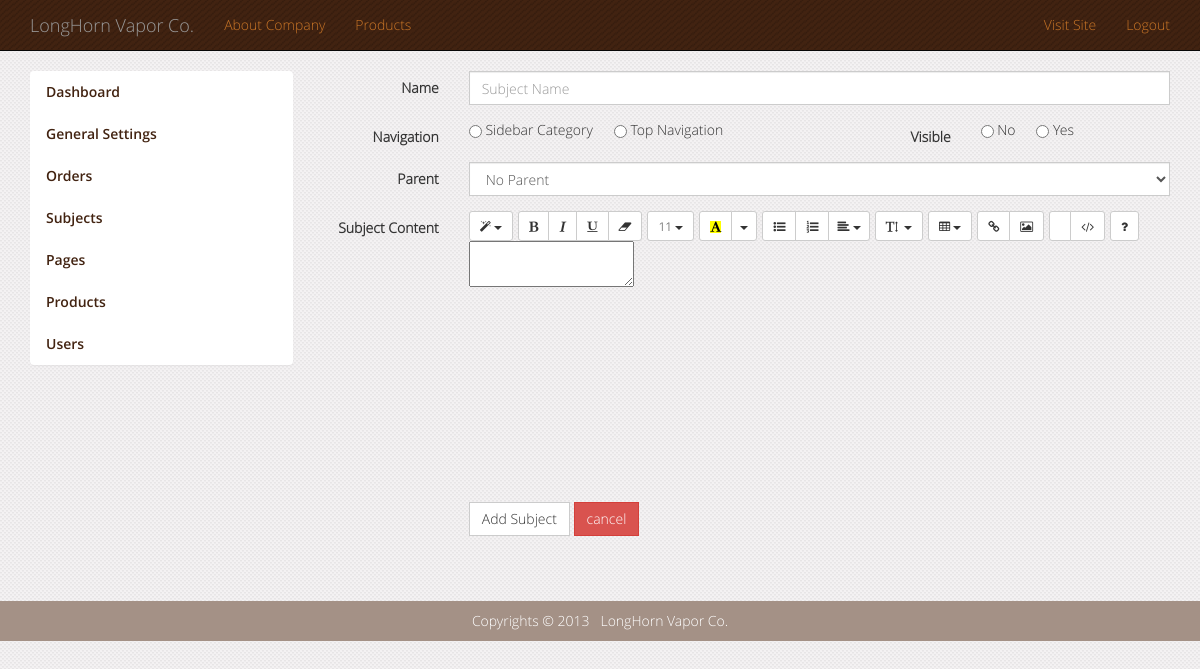
The page /admin/new_subject.php (signed in) on the database its author committed.
### tables this page shows
CREATE TABLE IF NOT EXISTS `site_options` (
  `id` int(11) NOT NULL AUTO_INCREMENT,
  `link` varchar(100) NOT NULL,
  `title` varchar(100) NOT NULL,
  `email` varchar(255) NOT NULL,
  `new_products` int(3) NOT NULL,
  `description` varchar(255) DEFAULT NULL,
  `welcome` text NOT NULL,
  `logo` varchar(100) NOT NULL,
  PRIMARY KEY (`id`)
);

CREATE TABLE IF NOT EXISTS `page_subjects` (
  `id` int(11) NOT NULL AUTO_INCREMENT,
  `parent_id` int(3) NOT NULL,
  `nav_id` int(11) NOT NULL,
  `position` int(3) NOT NULL,
  `name` varchar(50) NOT NULL,
  `content` text NOT NULL,
  `visible` tinyint(1) NOT NULL,
  PRIMARY KEY (`id`)
);

### includes/header_inc.php (called while the page is built, shortened)
<?php
	if(isset($_GET['subject'])){
		$sel_subject = get_subject_by_id($_GET['subject']);
	}else{
		$sel_subject = NULL;
	}
?>

### includes/session.php (called while the page is built, shortened)
<?php
	function logged_in() {
		return isset($_SESSION['user_id']);
	}
?>

### admin/new_subject.php (the view, shortened to what this page needs)
<?php
require_once('../includes/admin_header.php');
 ?>
		<div class="row">
			<?php include('admin_sidebar.php'); ?>
			<article class="col-lg-9">
				<form id="options" class="form-horizontal" action="subject_action.php" role="form" method="post" enctype="multipart/form-data" onsubmit="return postSubject()">
				  <div class="form-group">
					<label for="subject_name" class="col-sm-2 control-label">Name</label>
					<div class="col-sm-10">
					  <input type="text" class="form-control" id="subject_name" name="subject_name" placeholder="Subject Name">
					</div>
				  </div>
				  <div class="form-group">
					<label for="subject_nav" class="col-sm-2 control-label">Navigation</label>
					<div class="col-sm-5">
					  <input type="radio" class="radio-inline" id="subject_nav" name="subject_nav" value="1"> Sidebar Category &nbsp;
					  <input type="radio" class="radio-inline" id="subject_nav" name="subject_nav" value="2"> Top Navigation &nbsp;
					</div>
					<label for="subject_visible" class="col-sm-2 control-label">Visible</label>
					<div class="col-sm-3">
					  <input type="radio" class="radio-inline" id="subject_visible" name="subject_visible" value="0"> No &nbsp;
					  <input type="radio" class="radio-inline" id="subject_visible" name="subject_visible" value="1"> Yes &nbsp;
					</div>
				  </div>
				  <div class="form-group">
					<label for="subject_parent" class="col-sm-2 control-label">Parent</label>
					<div class="col-sm-10">
					<select class="form-control" name="subject_parent" id="subject_parent">
						<?php
							echo '<option value="0">No Parent</option>';
						?>
					</select>
					</div>
				  </div>
				  <div class="form-group">
					<label for="subject_content" class="col-sm-2 control-label">Subject Content</label>
					<div class="col-sm-10">
					</div>
				  </div>
				  <div class="form-group">
					<div class="col-sm-offset-2 col-sm-10">
				  <button type="submit" name="add" class="btn btn-default">Add Subject</button>
				  <a class="btn btn-danger" href="<?php echo site_options('link'); ?>admin/subject_index.php">cancel</a>
					</div>
				  </div>
				</form>
			</article>
		</div>
<?php require_once('../includes/footer.php'); ?>

### includes/admin_header.php (shortened to what this page needs)
<?php
require_once("connection.php");
require_once("session.php");
require_once("functions.php");
require_once("header_inc.php");
?>
<!DOCTYPE html>
<html lang="en">
  <head>
    <link href="<?php echo site_options('link'); ?>/css/stylesheet.css" rel="stylesheet">
  </head>
  <body>
<nav class="navbar navbar-inverse navbar-static-top" role="navigation">
  <div class="container">
  <div class="navbar-header">
    <a class="navbar-brand" href="#"><?php echo site_options('title'); ?></a>
  </div>
  <div class="collapse navbar-collapse" id="bs-example-navbar-collapse-1">
	<ul class="nav navbar-nav">
			<?php get_navigation(2, 'top'); ?>
    </ul>
    <ul class="nav navbar-nav navbar-right">
      <li><a href="<?php echo site_options('link'); ?>/index.php">Visit Site</a></li>
	  <li><?php if(logged_in()){ ?>
	  <a href="<?php echo site_options('link'); ?>/logout.php">Logout</a>
	  <?php } else {?>
	  <a href="<?php echo site_options('link'); ?>/login.php">Login</a>
	  <?php }?>
	  </li>
    </ul>
	</div>
  </div>
</nav>
	<div class="container">

### includes/functions.php (shortened to what this page needs)
<?php
function site_options($option){
	global $connection;
	$query = "SELECT * FROM site_options";
	$options = mysql_query($query, $connection);
	while($opt = mysql_fetch_array($options)){
		if($option == 'link'
		|| $option == 'title'
		|| $option == 'description'
		|| $option == 'logo'
		|| $option == 'welcome'
		|| $option == 'new_products'
		|| $option == 'email'){
			return $opt[$option];
		}else{
			return NULL;
		}
	}
}
function get_navigation($nav_id, $nav){
	global $sel_subject;
	$subject_parent = get_main_subjects('parent');
	if($nav == 'sidebar'){
		while($subject = mysql_fetch_array($subject_parent)){
			if($subject['nav_id'] == $nav_id){
				echo '<li class="list-group-item  no-padding';
				if($subject['id'] == $sel_subject['id']){
					echo ' active">';
				}else {echo '">';}
				$link	=	'<a href="'. site_options('link') .'content.php?subject=' . urlencode($subject['id']) . '">';
				$link	.=	$subject['name'];
				$link	.=	'</a>';
				echo $link;
				echo '<ul>';
					$subject_child = get_main_subjects('child');
					while($child = mysql_fetch_array($subject_child)){
						if($subject['id'] == $sel_subject['id'] && $subject['id'] == $child['parent_id']){
							$link	=	'<li><a ';
							$link	.=	'href="'. site_options('link') .'content.php?subject=' . urlencode($subject['id']) . '&child=' . urlencode($child['id']) . '">';
							$link	.=	$child['name'];
							$link	.=	'</a>';
							echo $link;
							echo '</li>';
						}
					}
					echo '</ul>';
				echo '</li>';
			}
		}
	}
	elseif($nav == 'top'){
		while($subject = mysql_fetch_array($subject_parent)){
			if($subject['nav_id'] == $nav_id){
				echo '<li>';
				if($subject['id'] == $sel_subject['id']){
					echo '<li class="active">';
				}else{
					echo '<li>';
				}
				$link	=	'<a href="'. site_options('link') .'content.php?subject=' . urlencode($subject['id']) . '">';
				$link	.=	$subject['name'];
				$link	.=	'</a>';
				echo $link;
			echo '</li>';
			}
		}
	}
	else{
		echo '<li><a href="#">No Slot Selected</a></li>';
	}
}
function get_main_subjects($case){
	global $connection;
		switch($case){
			case'parent':
				$query = "SELECT * FROM page_subjects WHERE visible = 1 AND parent_id = 0 ORDER BY position ASC";
				break;
		}
		$subject = mysql_query($query, $connection);
	return $subject;
}
?>

### includes/footer.php (shortened to what this page needs)
	</div>
	<footer>
		<div class="copyrights">Copyrights &copy; 2013 &nbsp; <?php echo site_options('title'); ?></div>
	</footer>
  </body>
</html>

### css/style.css (style rules this page uses)
body { font-family: 'open_sanslight'!important; background: url(../images/bg.png) repeat; }
.copyrights { height: 40px; width: 100%; text-align: center; background-color: #a49186; color: #FFF; padding: 10px 0; margin-top: 50px; }

### rows shown on the page
site_options: title "LongHorn Vapor Co."
page_subjects: link "About Company"
page_subjects: link "Products"
